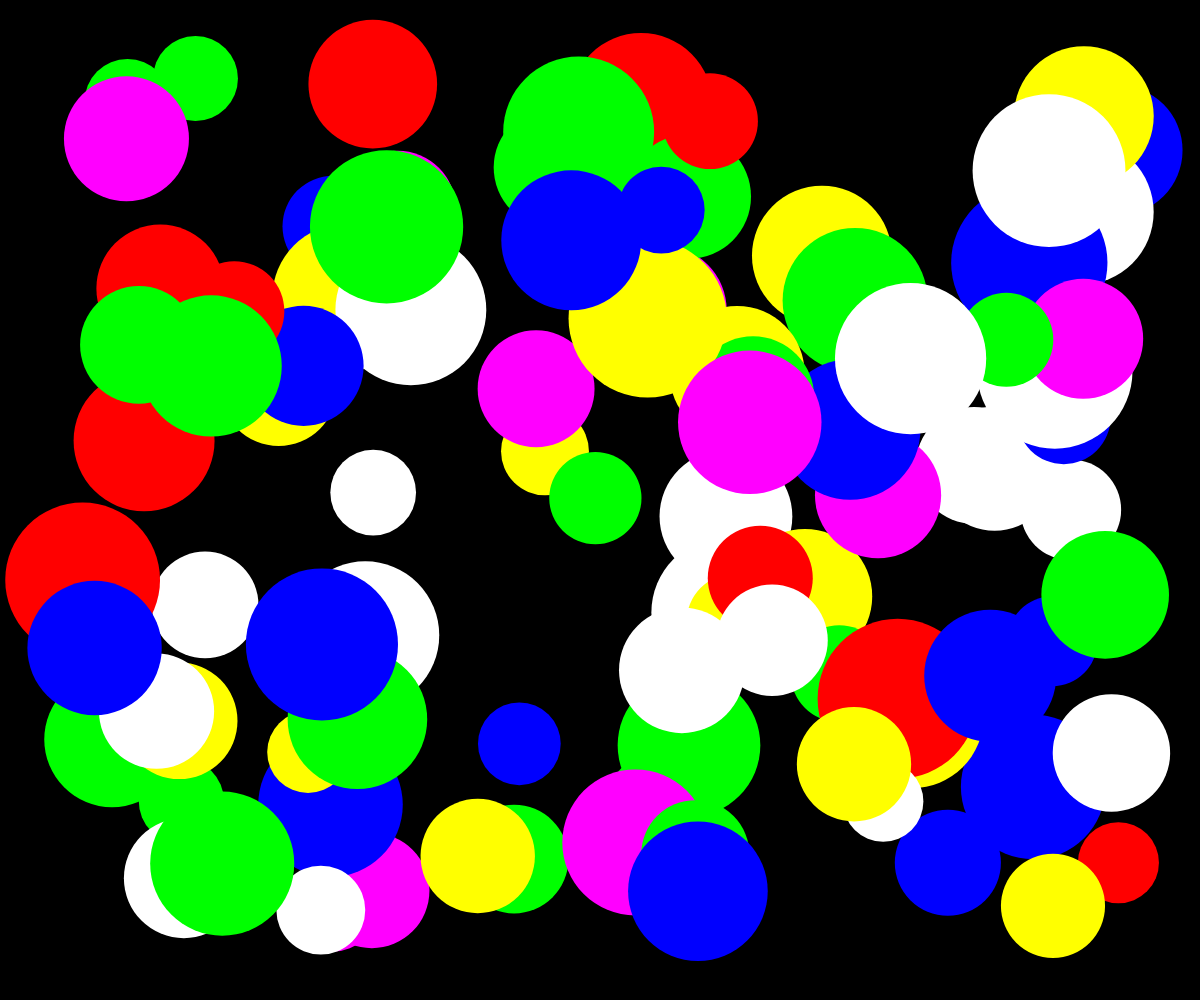
Frame 1 (no input)
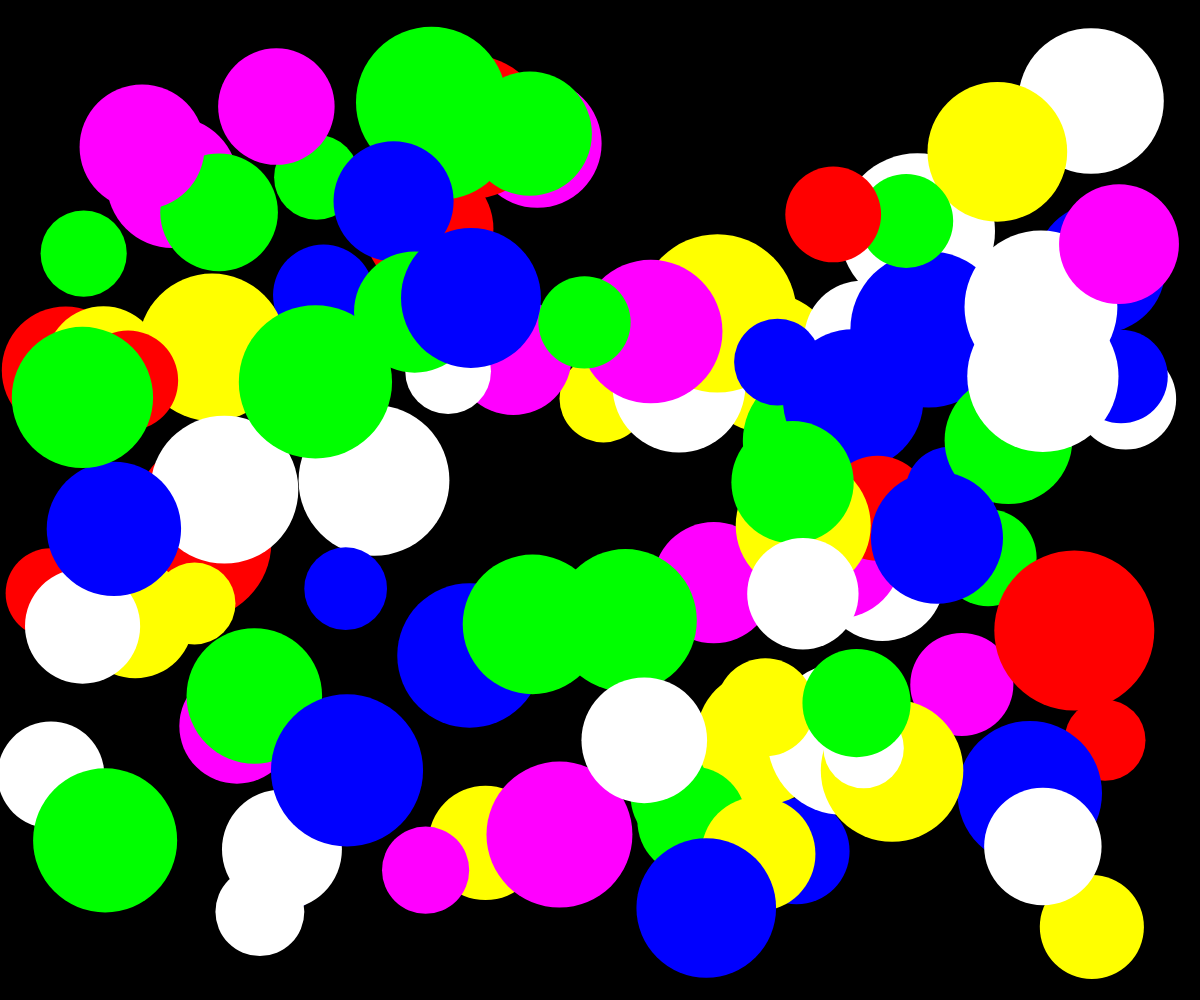
Frame 60 (no input)
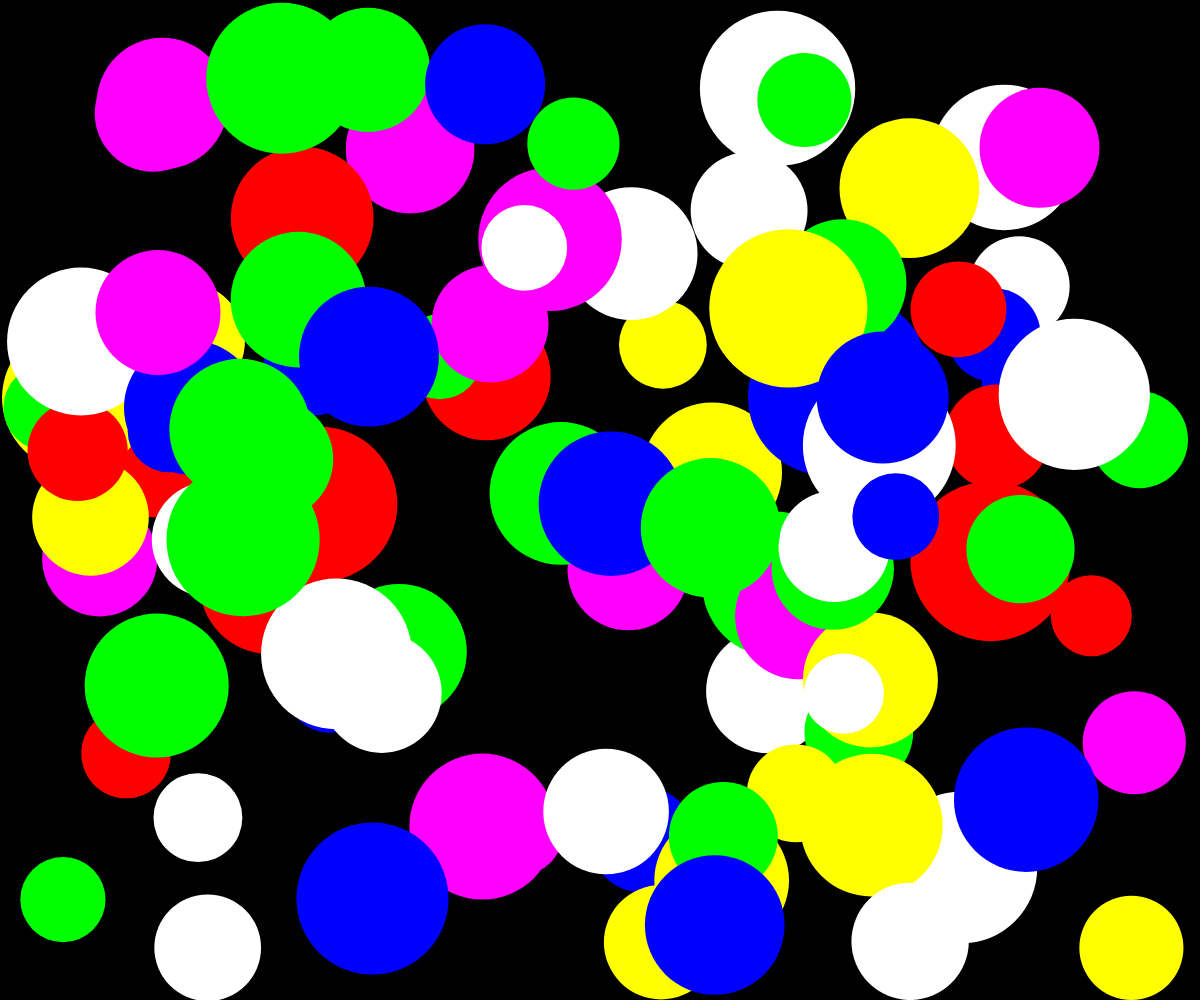
Frame 120 (the mouse pressed at the canvas centre since frame 60)

The p5.js sketch that drew these frames (run headless with seeded random() and noise() and a simulated clock; from frame 60 on, the mouse is pressed at the canvas centre):

// p5.js sketch
// ── sketch.js
/*
 * © 2026 Schultzschultz. Created for 'Schultzschultz Creative Coding Masterclass'.
 * For educational use only. All rights reserved.
 *
 * ---------------------------------
 * Coding Basics - Classes & Objects
 * ---------------------------------
 *
 * This file is an example of how to use classes and objects.
 * A class is a blueprint for creating objects. An object is an instance of a class.
 * Classes can have properties (variables) and methods (functions).
 *
 * What this file does:
 * - It creates a bubble simulation where multiple bubbles move around the canvas.
 * - Each bubble has properties like position, size, speed, and color.
 * - The bubbles bounce off the edges of the canvas.
 * - You can toggle the movement of the bubbles by pressing the spacebar.
 * - You can change the speed and color of the bubbles by clicking the mouse.
 */

const bubbles = [];
const bubbleCount = 100;
const bubbleColors = [
  "#FF0000",
  "#FFFF00",
  "#00FF00",
  "#FF00FF",
  "#0000FF",
  "#FFFFFF",
];
const bubbleRadiusMin = 40;
const bubbleRadiusMax = 80;
const bubbleSpeedMax = 3;
let bubblesMoving = true;

function setup() {
  createCanvas(windowWidth, windowHeight);

  // Create a single bubble with specific properties and add it to the bubbles array.
  // const bubble = new Bubble(200, 100, 40, 2, 1, "#FFFFFF");
  // bubbles.push(bubble);

  // Create multiple bubble objects with random properties and add them to the bubbles array.
  for (let i = 0; i < bubbleCount; i++) {
    const bubble = createRandomBubble();
    bubbles.push(bubble);
  }
}

function draw() {
  background(0);

  // Loop through each bubble in the bubbles array and display it on the canvas.
  // If bubblesMoving is true, the bubble will move; otherwise, it will stay in place.
  for (const bubble of bubbles) {
    if (bubblesMoving) {
      bubble.move();
    }
    bubble.display();
  }
}



// Bubble class defines the properties and behaviors of each bubble in the simulation.
class Bubble {
  // The constructor initializes the bubble's position, size, speed, and color.
  constructor(x, y, radius, speedX, speedY, color) {
    this.x = x;
    this.y = y;
    this.radius = radius;
    this.speedX = speedX;
    this.speedY = speedY;
    this.color = color;
  }

  // The move method updates the bubble's position based on its speed
  // and checks for collisions with the canvas edges.
  move() {
    // Update the bubble's position by adding the speed to the current position.
    this.x += this.speedX;
    this.y += this.speedY;

    // Check for collisions with the left and right edges of the canvas.
    if (this.x < this.radius || this.x > width - this.radius) {
      this.speedX *= -1;
    }

    // Check for collisions with the top and bottom edges of the canvas.
    if (this.y < this.radius || this.y > height - this.radius) {
      this.speedY *= -1;
    }
  }

  // The draw method renders the bubble on the canvas using its properties.
  display() {
    noStroke();
    fill(this.color);
    circle(this.x, this.y, this.radius * 2);
  }
}

// This function creates a bubble with random properties and returns it.
function createRandomBubble() {
  // Random x and y position within the canvas, leaving space for the radius.
  const x = random(bubbleRadiusMax, width - bubbleRadiusMax);
  const y = random(bubbleRadiusMax, height - bubbleRadiusMax);
  // Random radius between bubbleRadiusMin and bubbleRadiusMax.
  const radius = random(bubbleRadiusMin, bubbleRadiusMax);
  // Random horizontal and vertical speed
  const speedX = random(-bubbleSpeedMax, bubbleSpeedMax);
  const speedY = random(-bubbleSpeedMax, bubbleSpeedMax);
  // Random color from the bubbleColors array.
  const color = randomColor();
  // Create a new Bubble object with the random properties and return it.
  const randomBubble = new Bubble(x, y, radius, speedX, speedY, color);
  return randomBubble;
}

// This function returns a random color from the bubbleColors array.
function randomColor() {
  const randomIndex = int(random(bubbleColors.length));
  return bubbleColors[randomIndex];
}

// Toggle the movement of the bubbles when the spacebar is pressed.
function keyPressed() {
  if (key === " ") {
    bubblesMoving = !bubblesMoving;
  }
}

// When the mouse is released, change the speed and color of all bubbles.
function mouseReleased() {
  for (const bubble of bubbles) {
    bubble.speedX = random(-bubbleSpeedMax, bubbleSpeedMax);
    bubble.speedY = random(-bubbleSpeedMax, bubbleSpeedMax);
    bubble.color = randomColor();
  }
}

function windowResized() {
  resizeCanvas(windowWidth, windowHeight);
}
